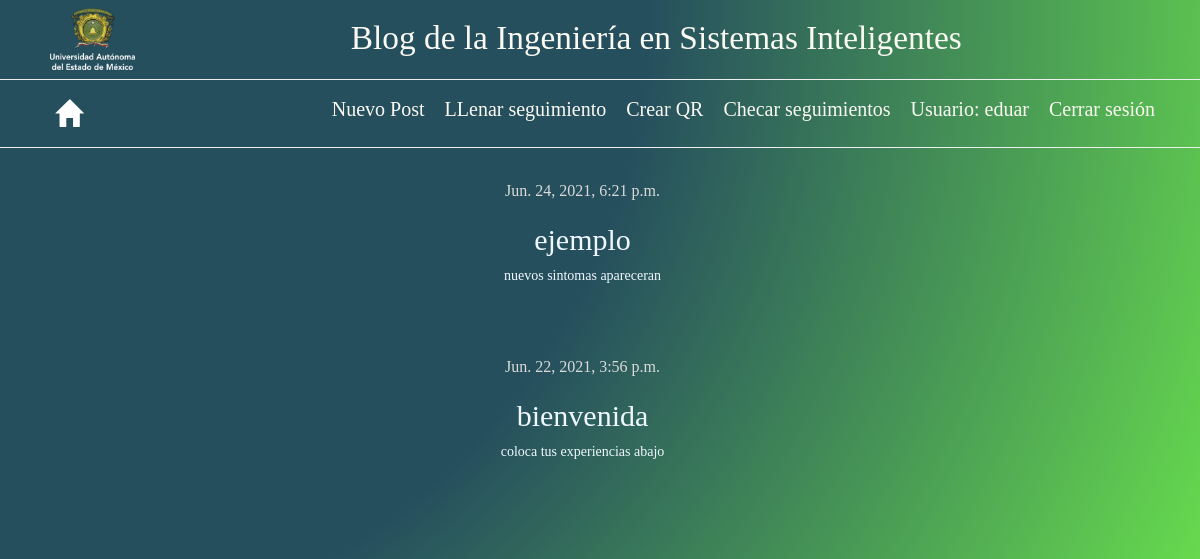
Page / (signed in) on the earlier database version.
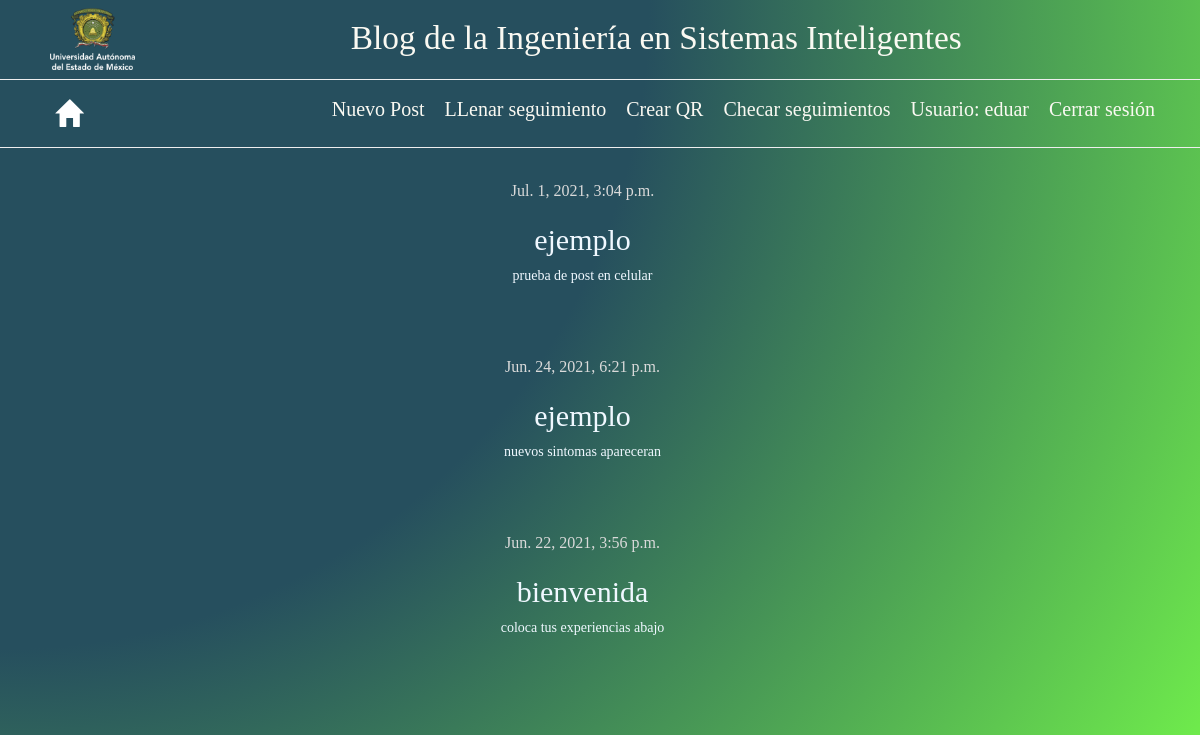
Same page on the later database version.
### blog/models.py (models this page shows, shortened)
class Post(models.Model):
    author = models.ForeignKey('auth.User', on_delete=models.CASCADE)
    title = models.CharField(max_length=200)
    text = models.TextField()
    created_date = models.DateTimeField(
            default=timezone.now)
    published_date = models.DateTimeField(
            blank=True, null=True)

### blog/views.py (the view)
# urls.py: path('', views.post_list, name='post_list'),
def post_list(request):
    posts = Post.objects.filter(published_date__lte=timezone.now()).order_by('-published_date')
    return render(request, 'blog/post_list.html', {'posts': posts})

### blog/templates/blog/post_list.html
{% extends 'blog/base.html' %}
{%load static%}
{% block content %}
    <head>
        <link rel="stylesheet" href="{% static 'css/home.css' %}">
    </head>
    <body>
        <div class="">
            {% if user.is_authenticated %}
                <div class="row">
                    <div class="">
                        {% for post in posts %}
                            <div class="post">
                                <div class="date">
                                    {{ post.published_date }}
                                </div>
                                <h2 class="titulo">{{ post.title }}</h2>
                                <p class="texto">{{ post.text|linebreaksbr }}</p>
                            </div>
                        {% endfor %}
                    </div>
                </div>
            {% else %}
                <div class ="titulo">
                    <h1>¡Bienvenidos!</h1>
                    <h2>Inicia sesion o registrate para poder compartir tu experiencia con la enfermedad de Covid-19</h2>
                </div>
            {% endif %}
        </div>
    </body>
{% endblock %}

### blog/templates/blog/base.html (shortened to what this page needs)
{% load static %}
<html>
    <head>
        <link rel="stylesheet" href="//maxcdn.bootstrapcdn.com/bootstrap/3.2.0/css/bootstrap.min.css">
        <link rel="stylesheet" href="//maxcdn.bootstrapcdn.com/bootstrap/3.2.0/css/bootstrap-theme.min.css">
        <link rel="stylesheet" href="{% static 'css/blog.css' %}">
    </head>
    <body>
        <header class="header">
            <div class="page-header">
                <img class="logo" src="{% static 'img/uaem.png' %}" >
                <h1><a href="/">Blog de la Ingeniería en Sistemas Inteligentes</a></h1>
            </div>
            <nav class="navegar">
                {% if user.is_authenticated %}
                    <a href="/" class="casita">
                        <span class="glyphicon glyphicon-home" ></span>
                    </a>
                    <ul class="nav-menu">
                        <li class="nav-menu-item">
                            <a href="{% url 'post_new' %}" class="nav-menu-link">Nuevo Post</a>
                        </li>
                        <li class="nav-menu-item">
                            <a href="{% url 'enfermedad_form' %}" class="nav-menu-link">LLenar seguimiento</a>
                        </li>
                        <li class="nav-menu-item">
                            <a href="{% url 'generadorQr' %}" class="nav-menu-link">Crear QR</a>
                        </li>
                        <li class="nav-menu-item">
                            <a href="{% url 'enfermedad_list'%}" class="nav-menu-link">Checar seguimientos</a>
                        </li>
                        <li class="nav-menu-item">
                            <a href="#" class="nav-menu-link">Usuario: {{ user.username }} </a>
                        </li>
                        <li class="nav-menu-item">
                            <a href="{% url 'logout' %}" class="nav-menu-link">Cerrar sesión</a>
                        </li>
                    </ul>
                {% endif %}
            </nav>
            <hr></hr>
        </header>
        <div class="contenido">
            {%block content%}
            {%endblock%}
        </div>
    </body>
</html>

### blog/static/css/blog.css (style rules this page uses)
body { font-family: 'Century Gothic'; min-height: 100vh; margin:0; background: radial-gradient(circle at 0 0,#264f5e 45%,#72f24b); padding: 180px 20px 0; }
.header { height: 50px; position: fixed; z-index: 3; width: 100%; top: 0; left: 0; }
.page-header { margin-top: 0; display: flex; }
.page-header h1, .page-header h1 a, .page-header h1 a:visited, .page-header h1 a:active { color: #faf9f2; font-size: 25pt; text-decoration: none; text-align: center; width: 100%; padding-right: 1%; }
.logo { margin-top: 5px; margin-left: 50px; margin-right: 0px; width: 85px; height: 65px; }
.navegar { margin: 0 5px; display: flex; justify-content: space-between; font-family:'Century Gothic'; }
.casita { color:white; background: none; border: none; font-size: 27px; padding: 0 50px; line-height: 25px; cursor: pointer; display: flexbox; }
.nav-menu { display: flex; margin-right: 30px; list-style: none; }
.nav-menu-item { line-height: 15px; font-family:'Copperplate Gothic'; font-size: 25px; width: max-content; }
.nav-menu-link { padding: 0px 10px; border-radius: 3px; text-decoration: none; color: #faf9f2; font-family:'Copperplate Gothic'; font-size: 20px; line-height: 10px; width: max-content; }
hr { width:100% ; color:#000000; }

### blog/static/css/home.css (style rules this page uses)
* { margin: 0; padding: 0; }
.row { margin-right: 20px; text-align: center; }
.titulo, .texto { color: aliceblue; }
.date { z-index: -1; color: #dadada; font-size: 16px; }
.post { margin-bottom: 70px; z-index: -1; }

Differences in the rows shown:
added Post: published_date "Jul. 1, 2021, 3:04 p.m.", title "ejemplo", text "prueba de post en celular"
